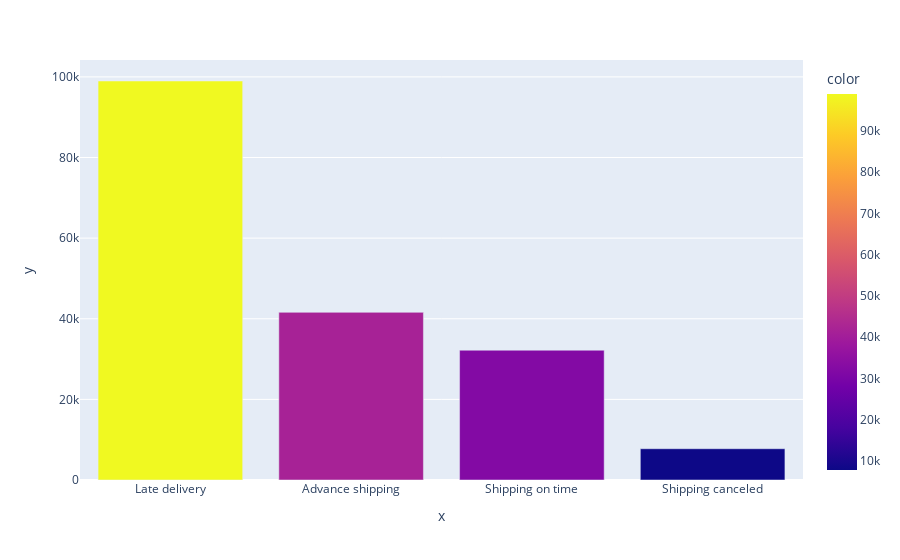

The notebook cell this image was saved under:
### Markdown cell above
### Logistics analysis

### Code cell
data_delivery_status=data.groupby(['Delivery Status'])['Order Id'].count().reset_index(name='Number of Orders').sort_values(by= 'Number of Orders', ascending= False)
px.bar(x=data_delivery_status['Delivery Status'] , y=data_delivery_status['Number of Orders']  , color=data_delivery_status['Number of Orders'],
      labels = { 'Delivery Status': 'Delivery Status', 'Number of Orders': 'Number of Orders'})

### Figure 1 — Plotly figure (JSON) as saved in the notebook; plotly's stock layout.template omitted (floating-point values rounded to 4 significant figures)
{"data": [{"alignmentgroup": "True", "hovertemplate": "x=%{x}<br>y=%{y}<br>color=%{marker.color}<extra></extra>", "legendgroup": "", "marker": {"color": [98977, 41592, 32196, 7754], "coloraxis": "coloraxis", "pattern": {"shape": ""}}, "name": "", "offsetgroup": "", "orientation": "v", "showlegend": false, "textposition": "auto", "type": "bar", "x": ["Late delivery", "Advance shipping", "Shipping on time", "Shipping canceled"], "xaxis": "x", "y": [98977, 41592, 32196, 7754], "yaxis": "y"}], "layout": {"barmode": "relative", "coloraxis": {"colorbar": {"title": {"text": "color"}}, "colorscale": [[0, "#0d0887"], [0.1111, "#46039f"], [0.2222, "#7201a8"], [0.3333, "#9c179e"], [0.4444, "#bd3786"], [0.5556, "#d8576b"], [0.6667, "#ed7953"], [0.7778, "#fb9f3a"], [0.8889, "#fdca26"], [1, "#f0f921"]]}, "legend": {"tracegroupgap": 0}, "margin": {"t": 60}, "xaxis": {"anchor": "y", "domain": [0, 1], "title": {"text": "x"}}, "yaxis": {"anchor": "x", "domain": [0, 1], "title": {"text": "y"}}}}
